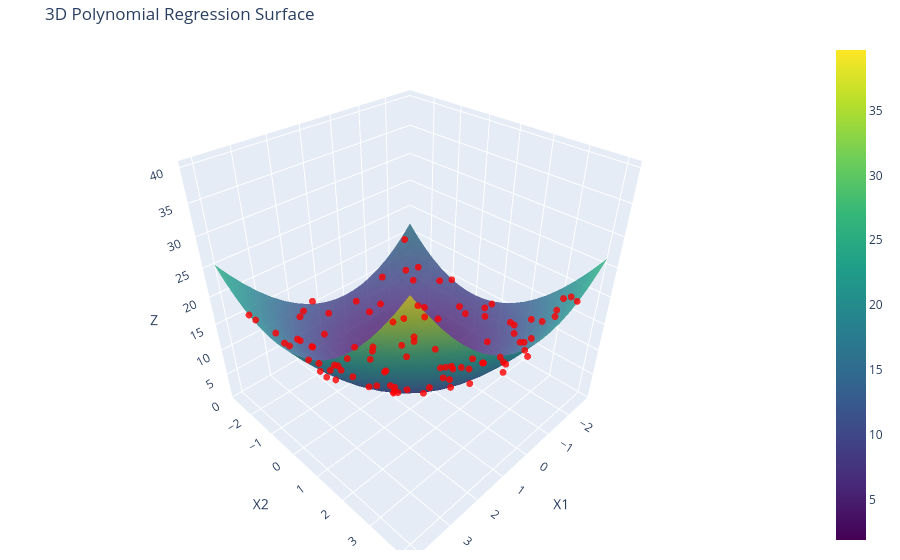

Notebook code cell kept with this figure:
### Markdown cell above
## 7. 3D Polynomial Regression

Polynomial regression isn't limited to 2D curves. We can extend it to multiple features ($X_1, X_2$) to create **3D surfaces**. 
The equation becomes: $y = \theta_0 + \theta_1 X_1 + \theta_2 X_2 + \theta_3 X_1^2 + \theta_4 X_2^2 + \theta_5 X_1 X_2$

*Note: As seen in the notebook, increasing the degree for multiple features causes **Feature Explosion**. E.g., 2 features with degree 30 results in 496 features!*

---

### Code cell
import plotly.graph_objects as go

# 1. Generate 3D Data
np.random.seed(42)
x1 = 7 * np.random.rand(100, 1) - 2.8
x2 = 7 * np.random.rand(100, 1) - 2.8
# True surface: z = x1^2 + x2^2 + 0.2*x1 + 0.2*x2 + 0.1*x1*x2 + 2 + noise
z = x1**2 + x2**2 + 0.2*x1 + 0.2*x2 + 0.1*x1*x2 + 2 + np.random.randn(100, 1)

X_multi = np.hstack((x1, x2))

# 2. Fit Polynomial Regression
poly_3d = PolynomialFeatures(degree=2, include_bias=False)
X_multi_poly = poly_3d.fit_transform(X_multi)

lin_reg_3d = LinearRegression()
lin_reg_3d.fit(X_multi_poly, z)

# 3. Create a Meshgrid for Surface Plotting
x1_range = np.linspace(x1.min(), x1.max(), 20)
x2_range = np.linspace(x2.min(), x2.max(), 20)
x1_grid, x2_grid = np.meshgrid(x1_range, x2_range)

# Flatten grid to predict, then reshape back to 2D
grid_flat = np.c_[x1_grid.ravel(), x2_grid.ravel()]
grid_poly = poly_3d.transform(grid_flat)
z_grid = lin_reg_3d.predict(grid_poly).reshape(x1_grid.shape)

# 4. Plotly 3D Visualization
fig = go.Figure(data=[
    go.Surface(x=x1_grid, y=x2_grid, z=z_grid, colorscale='Viridis', opacity=0.8, name='Predicted Surface'),
    go.Scatter3d(x=x1.ravel(), y=x2.ravel(), z=z.ravel(), mode='markers', 
                 marker=dict(size=4, color='red', opacity=0.8), name='Actual Data')
])

fig.update_layout(title='3D Polynomial Regression Surface',
                  scene=dict(xaxis_title='X1', yaxis_title='X2', zaxis_title='Z'),
                  margin=dict(r=20, b=10, l=10, t=40))
fig.show()

### Figure 1 — Plotly figure (JSON) as saved in the notebook; plotly's stock layout.template omitted (floating-point values rounded to 4 significant figures; data arrays with more than 128 entries replaced by an {"elided": "..."} marker saying what was removed)
{"data": [{"colorscale": [[0, "#440154"], [0.1111, "#482878"], [0.2222, "#3e4989"], [0.3333, "#31688e"], [0.4444, "#26828e"], [0.5556, "#1f9e89"], [0.6667, "#35b779"], [0.7778, "#6ece58"], [0.8889, "#b5de2b"], [1, "#fde725"]], "name": "Predicted Surface", "opacity": 0.8, "type": "surface", "x": {"elided": "20x20 float values"}, "y": {"elided": "20x20 float values"}, "z": {"elided": "20x20 float values"}}, {"marker": {"color": "red", "opacity": 0.8, "size": 4}, "mode": "markers", "name": "Actual Data", "type": "scatter3d", "x": [-0.1782, 3.855, 2.324, 1.391, -1.708, -1.708, -2.393, 3.263, 1.408, 2.157, -2.656, 3.989, 3.027, -1.314, -1.527, -1.516, -0.6703, 0.8733, 0.2236, -0.7614, 1.483, -1.824, -0.755, -0.2355, 0.3925, 2.696, -1.402, 0.7996, 1.347, -2.475, 1.453, -1.606, -2.345, 3.842, 3.959, 2.859, -0.6677, -2.116, 1.99, 0.2811, -1.946, 0.6662, -2.559, 3.565, -0.9885, 1.838, -0.618, 0.8405, 1.027, -1.506, 3.987, 2.626, 3.776, 3.464, 1.385, 3.653, -2.181, -1.428, -2.483, -0.5227, -0.07926, -0.9006, 3.001, -0.3027, -0.8335, 0.9989, -1.814, 2.815, -2.278, 4.108, 2.606, -1.409, -2.761, 2.908, 2.148, 2.303, 2.599, -2.282, -0.2907, -1.989, 3.242, 1.563, -0.4837, -2.355, -0.6231, -0.5237, 2.307, 1.663, 3.41, 0.5055, -1.963, 2.193, 2.525, 1.129, 2.597, 0.6566, 0.8591, 0.1928, -2.622, -2.045], "y": [-2.58, 1.655, -0.5995, 0.76, 3.553, -1.055, 0.07268, 2.489, -1.198, -2.261, -0.7717, -1.671, 3.708, 2.857, 1.634, 3.3, 2.826, -1.494, 3.448, 0.9754, 2.852, 3.473, -0.574, -2.03, -1.204, 0.1898, 2.926, 3.225, -2.751, 0.7752, 0.1219, -1.245, -1.961, -0.4367, 3.8, -0.5376, 0.8315, 2.121, -0.2546, 4.002, 3.937, -1.038, 0.6807, -0.6939, -0.8061, -2.542, 1.467, 0.7188, -2.44, -0.8495, 3.558, -1.123, -1.786, 0.6262, 4.1, -1.106, 1.905, 2.531, -1.137, 2.298, -0.2255, 1.626, 1.635, 0.9504, -2.168, 3.047, -0.5545, -1.494, -2.515, 1.336, 1.943, -2.684, 0.7847, -1.215, 1.716, -1.579, 2.037, -0.09285, 3.757, -1.837, -0.4125, -2.006, 3.673, 3.341, -0.9944, 1.82, 2.921, 1.086, 0.9076, -1.107, -2.148, 3.481, 3.503, 1.632, -0.4268, -0.3555, 2.282, 3.48, 3.41, 2.659], "z": [7.502, 21.57, 8.259, 4.333, 19.17, 6.132, 6.061, 21.46, 4.317, 12.04, 10.33, 19.68, 28.34, 12.23, 7.596, 16.94, 10.43, 3.986, 13.86, 2.684, 13.55, 17.42, 2.954, 6.597, 3.408, 11.39, 12.16, 16.82, 11.36, 7.337, 3.387, 6.243, 10.72, 18.18, 35.65, 10.7, 2.268, 9.015, 5.873, 19.92, 21.13, 2.131, 8.637, 15.9, 2.464, 11.38, 4.671, 2.452, 8.831, 5.207, 34.57, 11.22, 17.8, 14.49, 22.91, 17.19, 10.43, 14.16, 9.588, 8.922, 2.952, 6.105, 14.78, 3.855, 6.202, 13.16, 4.738, 12.08, 15.44, 20.43, 14.67, 9.135, 9.157, 13.01, 10.77, 8.502, 13.64, 7.441, 16.05, 9.148, 13.16, 7.412, 18.33, 18.76, 1.09, 5.937, 16.91, 7.528, 14.84, 3.19, 10.57, 21.69, 21.54, 6.339, 8.774, 1.941, 10.53, 15.35, 18.5, 13.75]}], "layout": {"margin": {"b": 10, "l": 10, "r": 20, "t": 40}, "scene": {"xaxis": {"title": {"text": "X1"}}, "yaxis": {"title": {"text": "X2"}}, "zaxis": {"title": {"text": "Z"}}}, "title": {"text": "3D Polynomial Regression Surface"}}}
